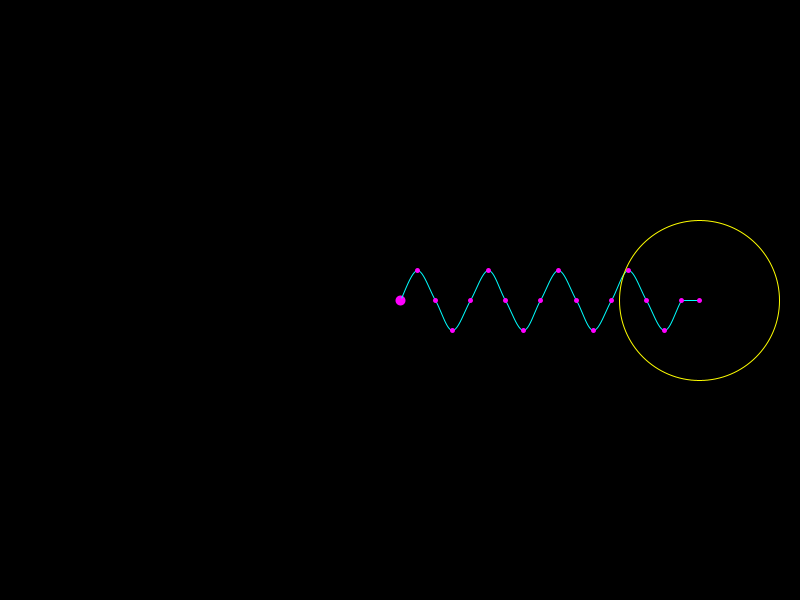
Frame 1 (no input)
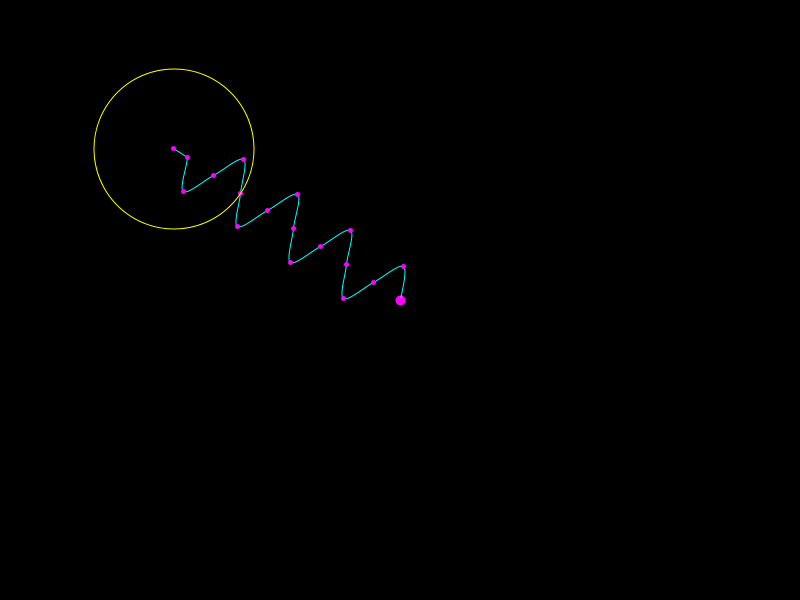
Frame 60 (the mouse pressed at the canvas centre just before this capture)
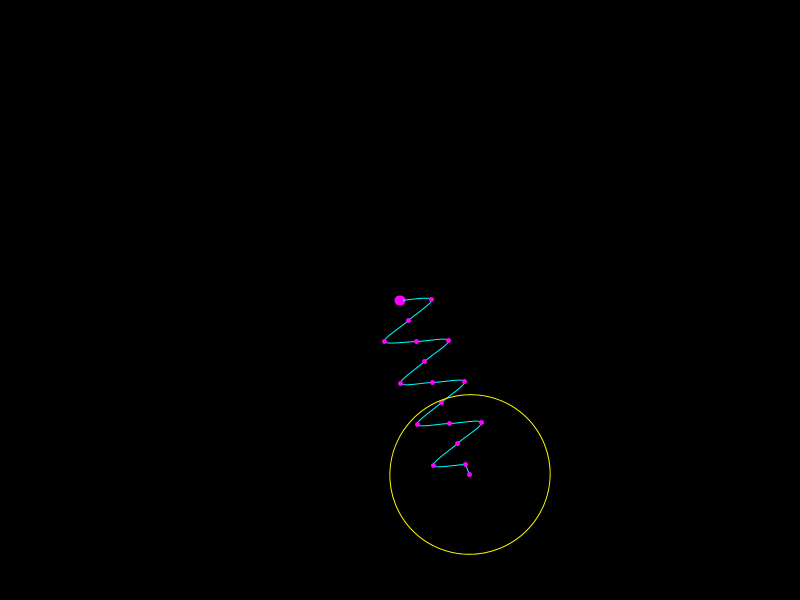
Frame 120 (the mouse held since frame 60 and released just before this capture)

The Processing sketch that drew these frames (run headless with seeded random() and noise(); from frame 60 on, the mouse is pressed at the canvas centre):

// Processing sketch: Elasticity
// ── Elasticity.pde
Contraption c;
void setup()
{
  size(800, 600);
  c = new Contraption(width/2, height/2, 10, 300, 0);
}

void draw()
{
  background(0);
  c.update();
  c.display();
  c.dir += 0.01;
}

// ── Ball.pde
class Ball
{
  PVector pos, vel, acc, netForce;
  float r, mass;
  
  Ball(float x, float y, float r, float mass)
  {
    this.pos = new PVector(x, y);
    this.vel = new PVector(0, 0);
    this.acc = new PVector(0, 0);
    this.netForce = new PVector(0, 0);
    this.r = r;
    this.mass = mass;
  }
  
  void update()
  {
    this.acc = this.netForce.div(this.mass);
    this.vel.add(this.acc);
    this.pos.add(this.vel);
  }
  
  void display()
  {
    noFill();
    strokeWeight(1);
    stroke(255, 255, 0);
    ellipse(this.pos.x, this.pos.y, this.r*2, this.r*2);
    strokeWeight(5);
    stroke(255, 0, 255);
    point(this.pos.x, this.pos.y);
  }
}

// ── Contraption.pde
class Contraption
{
  PVector pos;
  Ball ball;
  Spring spring;
  float l, k, dir;
  Contraption(float x, float y, float k, float innitL, float dir)
  {
    this.pos = new PVector(x, y);
    this.k = k;
    this.l = innitL;
    this.ball = new Ball(this.l, 0, 80, 5000);
    this.spring = new Spring(0, 0, this.l, 0, 17, 30);
    this.dir = dir;
  }
  
  void update()
  {
    this.l = this.ball.pos.x;
    this.ball.netForce = new PVector(-this.k*this.l, 0);
    this.ball.update();
    this.spring.update(0, 0, this.ball.pos.x, this.ball.pos.y);
  }
  
  void display()
  {
    push();
    translate(this.pos.x, this.pos.y);
    rotate(this.dir);
    strokeWeight(10);
    stroke(255, 0, 255);
    point(0, 0);
    
    //strokeWeight(1);
    //line(this.pos.x, this.pos.y, this.ball.pos.x, this.ball.pos.y);
    this.spring.display(0, 0, this.ball.pos.x, this.ball.pos.y);
    this.ball.display();
    pop();
  }
  
}

// ── Spring.pde
class Spring
{
  int dotCount;
  float interval, l, amp;
  PVector v1, v2;
  
  Spring(float x1, float y1, float x2, float y2, int dotCount, float amp)
  {
    this.dotCount = dotCount;
    this.l = dist(x1, y1, x2, y2);
    this.interval = this.l/this.dotCount;
    this.v1 = new PVector(x1, y1);
    this.v2 = new PVector(x2, y2);
    this.amp = amp;
  }
  
  void update(float x1, float y1, float x2, float y2)
  {
    this.l = x1 - x2;
    this.interval = this.l/this.dotCount;
  }
  
  void display(float x1, float y1, float x2, float y2)
  {
    float x = 0;
    float y = 0;
    
    beginShape();
    noFill();
    strokeWeight(1);
    stroke(0, 255, 255);
    curveVertex(x1, y1);
    for (int i = 0; i < this.dotCount+1; i++)
    {
      x = -this.interval*i;
      if ((i+1)%4 == 1) { y = 0; }
      else if ((i+1)%4 == 2) { y = -amp; }
      else if ((i+1)%4 == 3) { y = 0; }
      else if ((i+1)%4 == 0) { y = amp; }
      
      curveVertex(x + x1, y + y1);
    }
    vertex(x2, y2);
    endShape();
    
    for (int i = 0; i < this.dotCount; i++)
    {
      x = -this.interval*i;
      if ((i+1)%4 == 1) { y = 0; }
      else if ((i+1)%4 == 2) { y = -amp; }
      else if ((i+1)%4 == 3) { y = 0; }
      else if ((i+1)%4 == 0) { y = amp; }
      
      noFill();
      strokeWeight(5);
      stroke(255, 0, 255);
      point(x + this.v1.x, y + this.v1.y);
    }
  }
}
